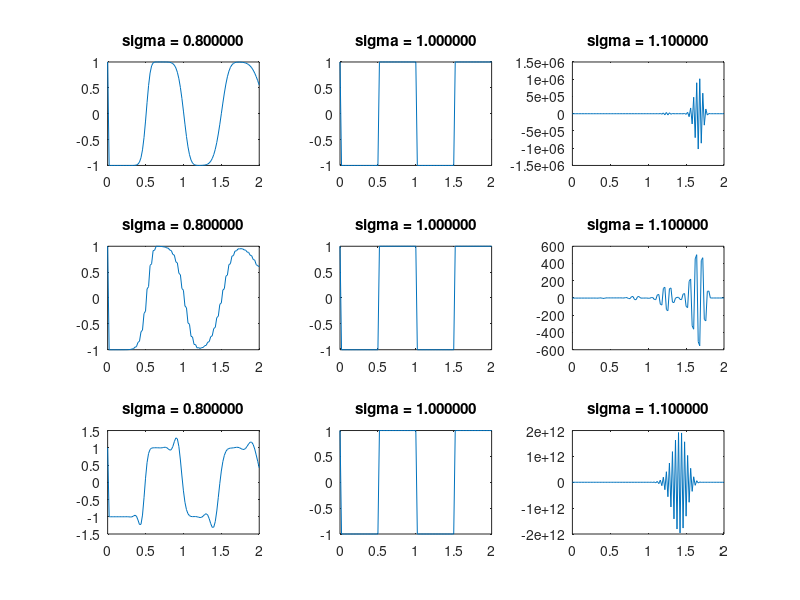

This chart was generated by the following MATLAB code:
function [] = transport()
%TRANSPORT
close all;
clear all;

T = 1;
a = 1;
N = 100;

hx = 2/N;
x = linspace(0,2,N+1);
sigma = [0.8 1 1.1];
methods = {@upwind,@laxFried,@laxWen};
figure;
for i = 1:3
    meth = methods{i};
    for j = 1:3
        sig =sigma(j);
        ht = hx*sig/a;
        t = 0:ht:2*T;
        m = length(t);
        u = meth(t,sig,N,m);
        subplot(3,3,3*(i-1)+j);
        plot(x,u(end,:));title(sprintf('sigma = %f',sig));
    end
end
end

function u = upwind(t,sigma,N,m)
%Solve the prolem with upwind method
u = zeros(m,N+1);
u(1,1) = bcLeft(t(1));
for k = 1:m-1
    u(k+1,1) = bcLeft(t(k+1));
    u(k+1,2:end) = (1-sigma)*u(k,2:end) + sigma*u(k,1:end-1);
end
end

function u = laxFried(t,sigma,N,m)
%Solve the prolem with Lax-Friendrich
u = zeros(m,N+1);
u(1,1) = bcLeft(t(1));
for k = 1:m-1
    u(k+1,1) = bcLeft(t(k+1));
    u(k+1,2:end-1) = (u(k,3:end)+u(k,1:end-2))/2 - sigma*(u(k,3:end)-u(k,1:end-2))/2;
    u(k+1,end) = 2*u(k+1,end-1)-u(k+1,end-2);
end
end

function u = laxWen(t,sigma,N,m)
%Solve the prolem with Lax-Wendroff
u = zeros(m,N+1);
u(1,1) = bcLeft(t(1));
for k = 1:m-1
    u(k+1,1) = bcLeft(t(k+1));
    u(k+1,2:end-1) = u(k,2:end-1) - sigma*(u(k,3:end)-u(k,1:end-2))/2 + sigma^2*(u(k,3:end)-2*u(k,2:end-1)+u(k,1:end-2))/2;
    u(k+1,end) = 2*u(k+1,end-1)-u(k+1,end-2);
end
end

function [uLeft] = bcLeft(t)
%Gives the left boundary condition
T = 1;
uLeft = (-1).^floor(2.*t./T);
end

